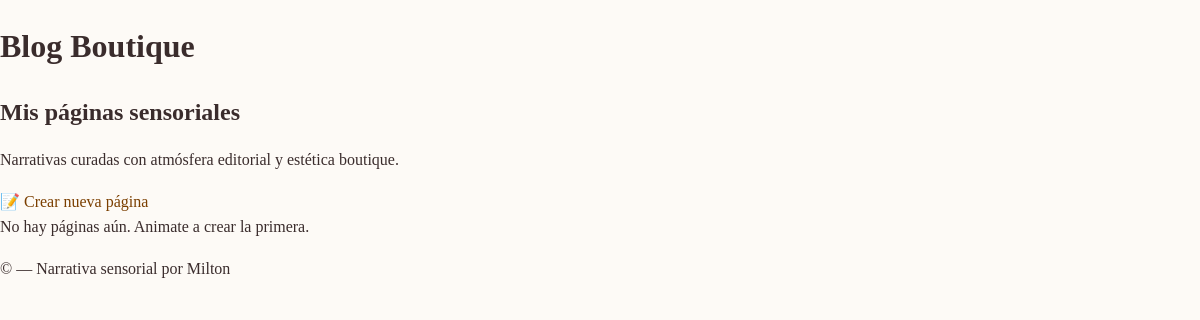
/pages/ (signed in), run on an earlier commit of the app's database.
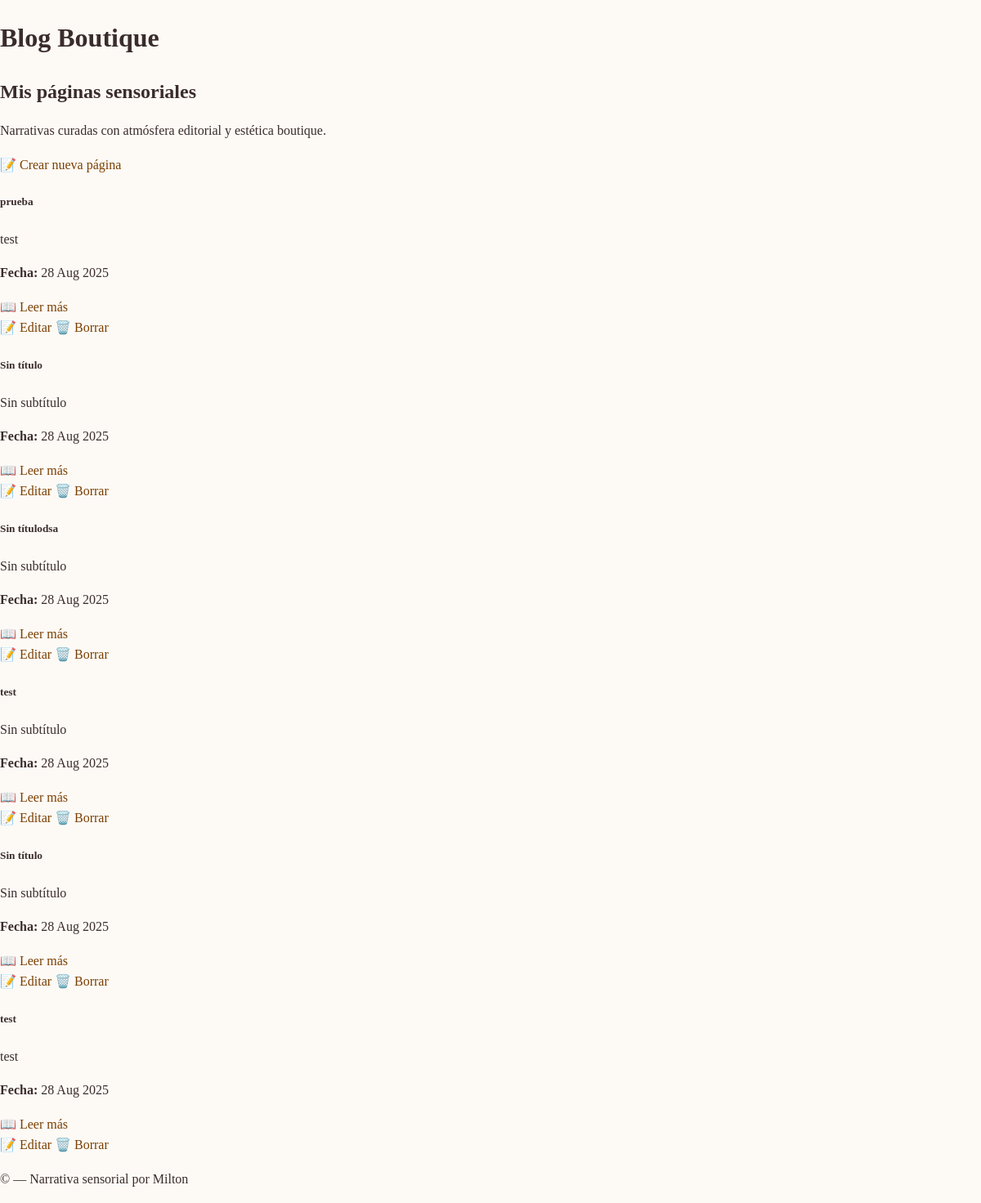
And on a later commit of the database.
### pages/models.py (models this page shows, shortened)
class Page(models.Model):
    title = models.CharField("Título", max_length=200, default="Sin título")
    subtitle = models.CharField("Subtítulo", max_length=255, default="Sin subtítulo")
    content = RichTextField("Contenido enriquecido")
    image = models.ImageField("Imagen destacada", upload_to="pages/", blank=True, null=True)
    created_at = models.DateField("Fecha de creación", auto_now_add=True)
    author = models.ForeignKey(User, verbose_name="Autor", on_delete=models.CASCADE)
    class Meta:
        verbose_name = "Página"
        verbose_name_plural = "Páginas"
        ordering = ["-created_at"]

### pages/views.py (the view)
# urls.py: path('', PageListView.as_view(), name='page_list'),
class PageListView(LoginRequiredMixin, ListView):
    model = Page
    template_name = 'pages/page_list.html'
    context_object_name = 'page_list'
    paginate_by = 6
    extra_context = {
        'title': 'Mis Publicaciones',
        'show_navbar': False
    }
    def get_queryset(self):
        if self.request.user.is_authenticated:
            return Page.objects.filter(author=self.request.user).order_by('-created_at')
        return Page.objects.none()

### messenger/context_processors.py (called while the page is built)
def mensajes_no_leidos(request):
    if request.user.is_authenticated:
        count = Message.objects.filter(recipient=request.user, read=False).count()
        return {'mensajes_no_leidos': count}
    return {}

### pages/templates/pages/page_list.html (shortened to what this page needs)
{% extends "base.html" %}
{% block content %}
<main class="container py-5">
  <section class="text-center mb-4">
    <h1 class="display-4">Mis páginas sensoriales</h1>
    <p class="lead">Narrativas curadas con atmósfera editorial y estética boutique.</p>
    <a href="{% url 'pages:page_create' %}" class="btn btn-outline-dark">📝 Crear nueva página</a>
  </section>
 {% if page_list %}
  <section class="row">
    {% for page in page_list %}
      <div class="col-md-6 mb-4">
        <div class="card h-100 shadow-sm">
          <div class="card-body d-flex flex-column">
            <h5 class="card-title">{{ page.title }}</h5>
            <p class="card-text">{{ page.subtitle }}</p>
            <p class="card-text"><strong>Fecha:</strong> {{ page.created_at|date:"d M Y" }}</p>
            <a href="{% url 'pages:page_detail' page.pk %}" class="btn btn-outline-dark w-100 mb-2">📖 Leer más</a>
            {% if user == page.author %}
              <div class="d-flex gap-2">
                <a href="{% url 'pages:page_update' page.pk %}" class="btn btn-sm btn-outline-primary w-50">📝 Editar</a>
                <a href="{% url 'pages:page_delete' page.pk %}" class="btn btn-sm btn-outline-danger w-50">🗑️ Borrar</a>
              </div>
            {% endif %}
          </div>
        </div>
      </div>
    {% endfor %}
  </section>
{% else %}
  <div class="alert alert-secondary text-center">
    No hay páginas aún. Animate a crear la primera.
  </div>
{% endif %}
</main>
{% endblock %}

What changed in the data, as far as the page shows it:
added Page: title "prueba", subtitle "test", created_at "28 Aug 2025", shows "📝 Editar"
added Page: title "Sin título", subtitle "Sin subtítulo", created_at "28 Aug 2025", shows "📝 Editar"
added Page: title "Sin títulodsa", subtitle "Sin subtítulo", created_at "28 Aug 2025", shows "📝 Editar"
added Page: title "test", subtitle "Sin subtítulo", created_at "28 Aug 2025", shows "📝 Editar"
added Page: title "Sin título", subtitle "Sin subtítulo", created_at "28 Aug 2025", shows "📝 Editar"
added Page: title "test", subtitle "test", created_at "28 Aug 2025", shows "📝 Editar"
Also different on the page:
text no longer shown: "No hay páginas aún. Animate a crear la primera."
